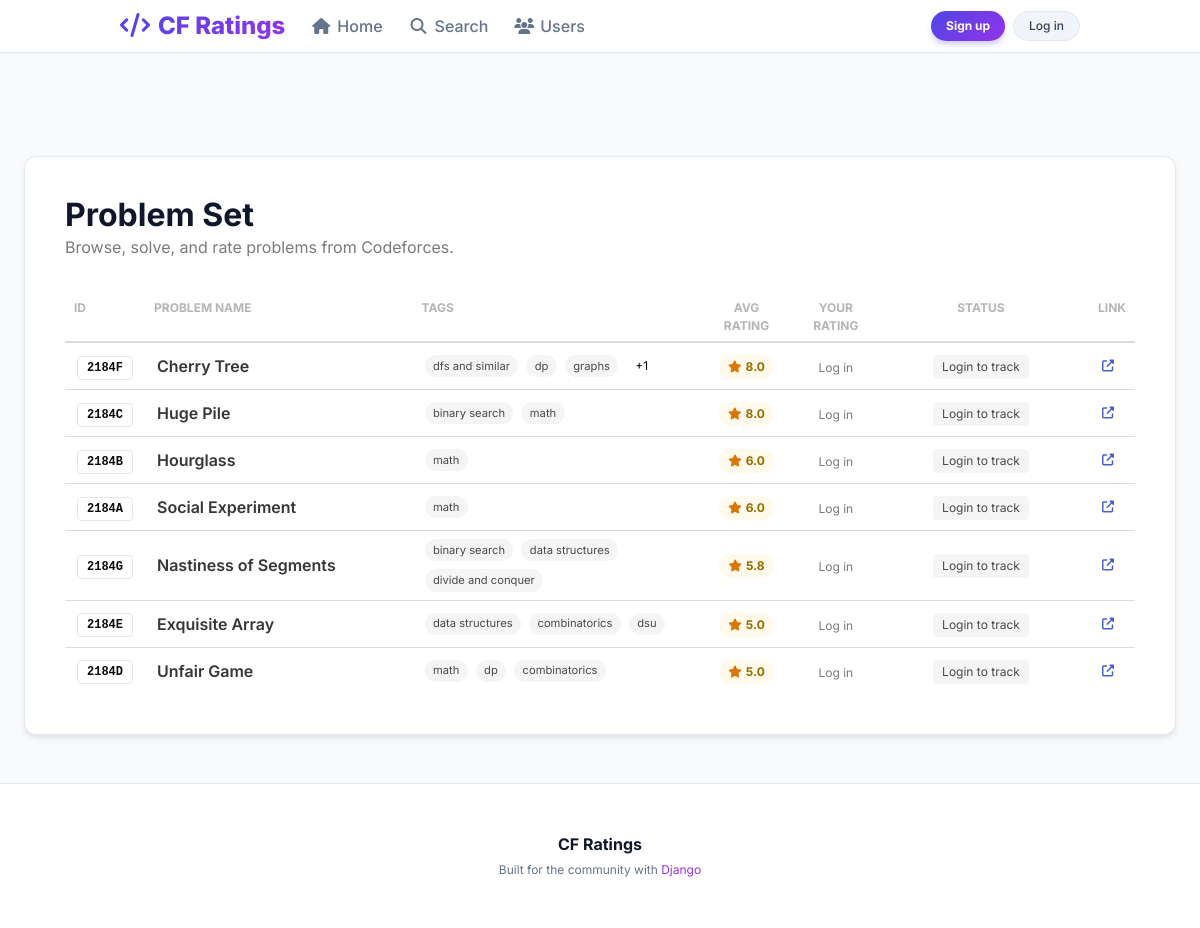
The page / on the database its author committed.
### problems/models.py (models this page shows, shortened)
class Problem(models.Model):
    name = models.CharField(max_length=255)
    problem_id = models.CharField(max_length=20, unique=True)  # e.g., 2184G
    contest_id = models.IntegerField()
    index = models.CharField(max_length=10)
    tags = models.ManyToManyField(Tag, related_name='problems')
    average_rating = models.FloatField(default=0.0)
    owner = models.ForeignKey(settings.AUTH_USER_MODEL, on_delete=models.SET_NULL, null=True, related_name='owned_problems')

class Tag(models.Model):
    name = models.CharField(max_length=50, unique=True)

### problems/views.py (the view)
# urls.py: path('', views.HomeView.as_view(), name='home'),
class HomeView(ListView):
    model = Problem
    template_name = 'home.html'
    context_object_name = 'problems'
    def get_queryset(self):
        return Problem.objects.prefetch_related('tags').order_by('-average_rating').distinct()
    def get_context_data(self, **kwargs):
        context = super().get_context_data(**kwargs)
        context['rating_choices'] = list(range(0, 11))
        problems = list(context.get('problems', []))
        if self.request.user.is_authenticated:
            user_ratings = Rating.objects.filter(user=self.request.user, problem__in=problems)
            rating_map = {r.problem.problem_id: r.value for r in user_ratings}
            user_problems = UserProblem.objects.filter(user=self.request.user, problem__in=problems)
            status_map = {up.problem.problem_id: up.status for up in user_problems}
        else:
            rating_map = {}
            status_map = {}
        for p in problems:
            p.user_rating = rating_map.get(p.problem_id)
            p.user_status = status_map.get(p.problem_id)
        context['problems'] = problems
        return context

### templates/home.html (shortened to what this page needs)
{% extends 'base.html' %}
{% block content %}
<div class="columns is-vcentered mb-5">
    <div class="column">
        <h1 class="title is-3 has-text-weight-bold" style="color: #0f172a;">
            Problem Set
        </h1>
        <p class="subtitle is-6 has-text-grey">
            Browse, solve, and rate problems from Codeforces.
        </p>
    </div>
    <div class="column is-narrow">
    </div>
</div>
<div class="card" style="border: none; box-shadow: none;">
  <div class="card-content p-0">
    <div class="table-container">
      <table class="table is-fullwidth is-hoverable" style="background: transparent;">
        <thead>
          <tr style="border-bottom: 2px solid #f1f5f9;">
            <th class="has-text-grey-light is-size-7 is-uppercase">ID</th>
            <th class="has-text-grey-light is-size-7 is-uppercase" style="width: 25%;">Problem Name</th>
            <th class="has-text-grey-light is-size-7 is-uppercase">Tags</th>
            <th class="has-text-grey-light is-size-7 is-uppercase has-text-centered">Avg Rating</th>
            <th class="has-text-grey-light is-size-7 is-uppercase has-text-centered">Your Rating</th>
            <th class="has-text-grey-light is-size-7 is-uppercase has-text-centered" style="width: 200px;">Status</th>
            <th class="has-text-grey-light is-size-7 is-uppercase has-text-right">Link</th>
          </tr>
        </thead>
        <tbody>
          {% for p in problems %}
            <tr style="transition: background-color 0.2s;">
              <td class="is-vcentered">
                <span class="tag is-white has-text-weight-bold" style="border: 1px solid #e2e8f0; font-family: monospace;">
                    {{ p.problem_id }}
                </span>
              </td>
              <td class="is-vcentered">
                <a href="{% url 'problem_detail' p.problem_id %}" class="has-text-weight-semibold has-text-dark" style="text-decoration: none;">
                  {{ p.name }}
                </a>
              </td>
              <td class="is-vcentered">
                <div class="tags">
                  {% for t in p.tags.all|slice:":3" %}
                    <span class="tag is-light is-rounded is-small" style="font-size: 0.7rem;">
                      {{ t.name }}
                    </span>
                  {% empty %}
                    <span class="is-size-7 has-text-grey-light">-</span>
                  {% endfor %}
                  {% if p.tags.all|length > 3 %}
                    <span class="tag is-white is-rounded is-small">+{{ p.tags.all|length|add:"-3" }}</span>
                  {% endif %}
                </div>
              </td>
              <td class="is-vcentered has-text-centered">
                {% if p.average_rating > 0 %}
                  <span class="tag is-warning is-light is-rounded has-text-weight-bold">
                    <i class="fas fa-star mr-1" style="color: #d97706;"></i> {{ p.average_rating|floatformat:1 }}
                  </span>
                {% else %}
                  <span class="has-text-grey-light is-size-7">-</span>
                {% endif %}
              </td>
              <td class="is-vcentered">
                {% if user.is_authenticated %}
                  <form method="post" action="{% url 'rate_problem' p.problem_id %}" class="is-flex is-justify-content-center">
                    {% csrf_token %}
                    <input type="hidden" name="next" value="{{ request.path }}">
                    <div class="field has-addons">
                      <div class="control">
                        <div class="select is-small is-rounded">
                          <select name="value" style="border-color: #e2e8f0;">
                            <option value="0" {% if p.user_rating == 0 %}selected{% endif %}>-</option>
                            {% for val in rating_choices %}
                              {% if val > 0 %}
                                <option value="{{ val }}" {% if p.user_rating == val %}selected{% endif %}>{{ val }}</option>
                              {% endif %}
                            {% endfor %}
                          </select>
                        </div>
                      </div>
                      <div class="control">
                        <button class="button is-small is-primary is-light is-rounded" title="Save Rating">
                          <i class="fas fa-check"></i>
                        </button>
                      </div>
                    </div>
                  </form>
                {% else %}
                  <div class="has-text-centered">
                      <a href="{% url 'login' %}" class="is-size-7 has-text-grey">Log in</a>
                  </div>
                {% endif %}
              </td>
              <td class="is-vcentered has-text-centered">
                {% if user.is_authenticated %}
                  <div class="buttons is-centered are-small">
                    <form method="post" action="{% url 'mark_problem' p.problem_id %}" style="margin-bottom: 0;">
                        {% csrf_token %}
                        <input type="hidden" name="status" value="pending">
                        <input type="hidden" name="next" value="{{ request.path }}">
                        <button class="button {% if p.user_status == 'pending' %}is-warning{% else %}is-light{% endif %} is-rounded">
                            <span class="icon is-small"><i class="fas fa-clock"></i></span>
                            <span>Pending</span>
                        </button>
                    </form>
                    <form method="post" action="{% url 'mark_problem' p.problem_id %}" style="margin-bottom: 0;">
                        {% csrf_token %}
                        <input type="hidden" name="status" value="solved">
                        <input type="hidden" name="next" value="{{ request.path }}">
                        <button class="button {% if p.user_status == 'solved' %}is-success{% else %}is-light{% endif %} is-rounded">
                            <span class="icon is-small"><i class="fas fa-check"></i></span>
                            <span>Solved</span>
                        </button>
                    </form>
                  </div>
                {% else %}
                   <span class="tag is-light">Login to track</span>
                {% endif %}
              </td>
              <td class="is-vcentered has-text-right">
                <a class="button is-small is-ghost"
                   href="https://codeforces.com/problemset/problem/{{ p.contest_id }}/{{ p.index }}"
                   target="_blank" rel="noopener noreferrer">
                  <span class="icon is-small"><i class="fas fa-external-link-alt"></i></span>
                </a>
              </td>
            </tr>
          {% endfor %}
        </tbody>
      </table>
    </div>
  </div>
</div>
{% endblock %}

### templates/base.html (style rules this page uses)
:root { --bg-color: #f8fafc; --card-bg: #ffffff; --text-color: #334155; --title-color: #0f172a; --primary-color: #4f46e5; --primary-gradient: linear-gradient(135deg, #4f46e5, #9333ea); }
body { background-color: var(--bg-color); color: var(--text-color); font-family: 'Inter', sans-serif; min-height: 100vh; display: flex; flex-direction: column; }
.card { background-color: var(--card-bg); border: 1px solid #e2e8f0; border-radius: 12px; box-shadow: 0 4px 6px -1px rgba(0, 0, 0, 0.1); color: var(--text-color); }
.card-content { padding: 2.5rem; }
.title { color: var(--title-color); }
.subtitle { color: #64748b; }

### rows shown on the page
Problem: problem_id "2184F", name "Cherry Tree", tags.all|length "1", average_rating "8.0"
Tag: name "dfs and similar"
Tag: name "dp"
Tag: name "graphs"
Problem: problem_id "2184C", name "Huge Pile", average_rating "8.0"
Tag: name "binary search"
Tag: name "math"
Problem: problem_id "2184B", name "Hourglass", average_rating "6.0"
Problem: problem_id "2184A", name "Social Experiment", average_rating "6.0"
Problem: problem_id "2184G", name "Nastiness of Segments", average_rating "5.8"
Tag: name "data structures"
Tag: name "divide and conquer"
Problem: problem_id "2184E", name "Exquisite Array", average_rating "5.0"
Tag: name "combinatorics"
Tag: name "dsu"
Problem: problem_id "2184D", name "Unfair Game", average_rating "5.0"
